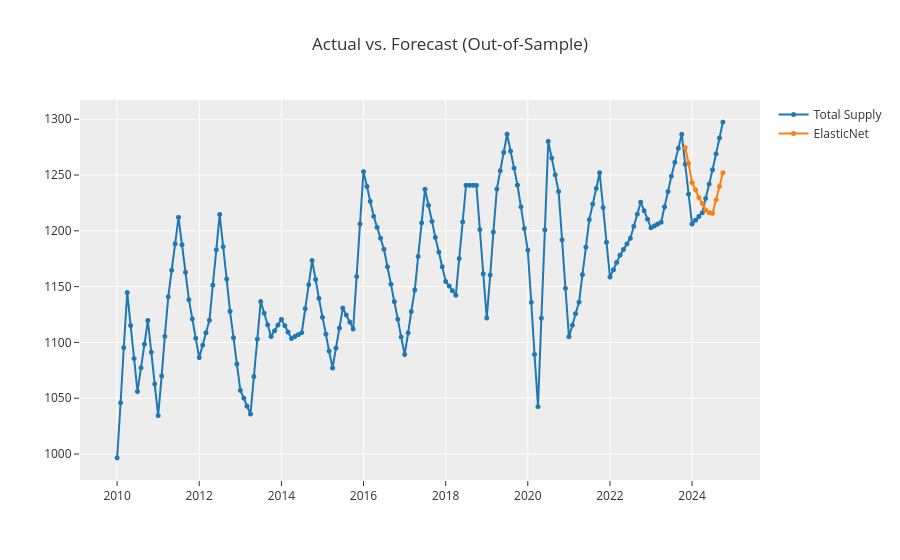

The notebook cell saved with this chart:
### Code cell
# Predicting on the last 12 months/4 quarters
model.predict_model(_best[0])

# Plot the results
model.plot_model(_best[0])

### Figure 1 — Plotly figure (JSON) as saved in the notebook; plotly's stock layout.template omitted (floating-point values rounded to 4 significant figures; data arrays with more than 128 entries replaced by an {"elided": "..."} marker saying what was removed)
{"data": [{"line": {"color": "rgb(31, 119, 180)", "width": 2}, "marker": {"color": "rgb(31, 119, 180)", "size": 5}, "mode": "lines+markers", "name": "Total Supply", "type": "scattergl", "x": {"elided": "178 str values"}, "xaxis": "x", "y": {"elided": "178 float values"}, "yaxis": "y"}, {"line": {"color": "rgb(255, 127, 14)", "width": 2}, "marker": {"color": "rgb(255, 127, 14)", "size": 5}, "mode": "lines+markers", "name": "ElasticNet", "type": "scattergl", "x": {"elided": "178 str values"}, "xaxis": "x", "y": {"elided": "178 float values"}, "yaxis": "y"}], "layout": {"showlegend": true, "title": {"text": "Actual vs. Forecast (Out-of-Sample)"}, "xaxis": {"anchor": "y", "domain": [0, 1]}, "yaxis": {"anchor": "x", "domain": [0, 1]}}}
